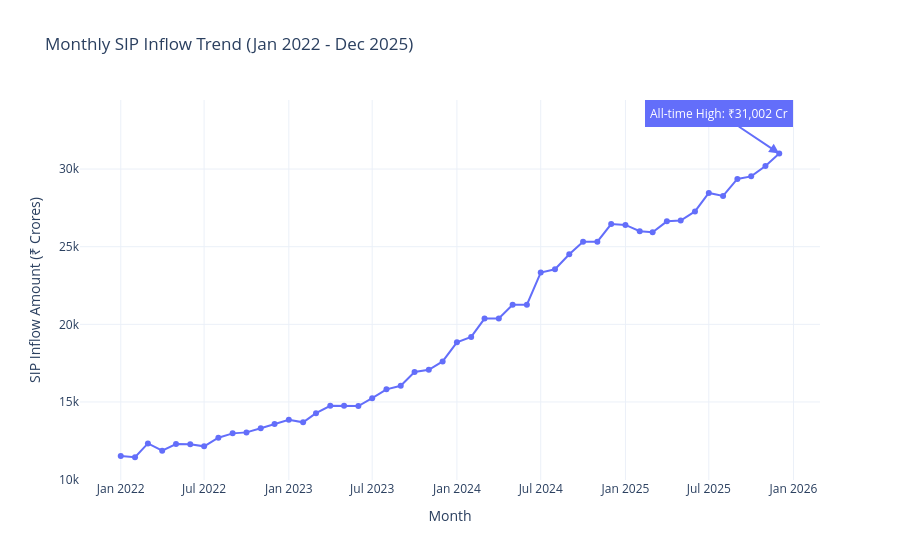

The notebook cell this image was saved under:
### Code cell
import pandas as pd
import plotly.express as px

# 1. Load the SIP inflows dataset
df_sip = pd.read_csv('../data/raw/04_monthly_sip_inflows.csv')

# 2. Convert the 'month' column to datetime and filter for Jan 2022 - Dec 2025
df_sip['month'] = pd.to_datetime(df_sip['month'])
mask = (df_sip['month'] >= '2022-01-01') & (df_sip['month'] <= '2025-12-31')
df_sip_filtered = df_sip.loc[mask]

# 3. Create the time-series line chart
fig = px.line(
    df_sip_filtered, 
    x='month', 
    y='sip_inflow_crore', 
    title='Monthly SIP Inflow Trend (Jan 2022 - Dec 2025)',
    labels={'sip_inflow_crore': 'SIP Inflow Amount (₹ Crores)', 'month': 'Month'},
    markers=True
)

# 4. Annotate the ₹31,002 Cr all-time high in Dec 2025
fig.add_annotation(
    x='2025-12-01',  # Note: If your CSV uses end-of-month dates, change this to '2025-12-31'
    y=31002,         
    text="All-time High: ₹31,002 Cr",
    showarrow=True,
    arrowhead=2,
    arrowsize=1,
    arrowwidth=2,
    arrowcolor="#636EFA",
    ax=-60,
    ay=-40,
    font=dict(size=12, color="white"),
    bgcolor="#636EFA",
    bordercolor="#636EFA",
    borderpad=4
)

# 5. Clean up the layout
fig.update_layout(
    template="plotly_white",
    hovermode="x unified"
)

# Show the plot
fig.show()

### Figure 1 — Plotly figure (JSON) as saved in the notebook; plotly's stock layout.template omitted (floating-point values rounded to 4 significant figures)
{"data": [{"hovertemplate": "Month=%{x}<br>SIP Inflow Amount (₹ Crores)=%{y}<extra></extra>", "legendgroup": "", "line": {"color": "#636efa", "dash": "solid"}, "marker": {"symbol": "circle"}, "mode": "lines+markers", "name": "", "orientation": "v", "showlegend": false, "type": "scatter", "x": ["2022-01-01T00:00:00", "2022-02-01T00:00:00", "2022-03-01T00:00:00", "2022-04-01T00:00:00", "2022-05-01T00:00:00", "2022-06-01T00:00:00", "2022-07-01T00:00:00", "2022-08-01T00:00:00", "2022-09-01T00:00:00", "2022-10-01T00:00:00", "2022-11-01T00:00:00", "2022-12-01T00:00:00", "2023-01-01T00:00:00", "2023-02-01T00:00:00", "2023-03-01T00:00:00", "2023-04-01T00:00:00", "2023-05-01T00:00:00", "2023-06-01T00:00:00", "2023-07-01T00:00:00", "2023-08-01T00:00:00", "2023-09-01T00:00:00", "2023-10-01T00:00:00", "2023-11-01T00:00:00", "2023-12-01T00:00:00", "2024-01-01T00:00:00", "2024-02-01T00:00:00", "2024-03-01T00:00:00", "2024-04-01T00:00:00", "2024-05-01T00:00:00", "2024-06-01T00:00:00", "2024-07-01T00:00:00", "2024-08-01T00:00:00", "2024-09-01T00:00:00", "2024-10-01T00:00:00", "2024-11-01T00:00:00", "2024-12-01T00:00:00", "2025-01-01T00:00:00", "2025-02-01T00:00:00", "2025-03-01T00:00:00", "2025-04-01T00:00:00", "2025-05-01T00:00:00", "2025-06-01T00:00:00", "2025-07-01T00:00:00", "2025-08-01T00:00:00", "2025-09-01T00:00:00", "2025-10-01T00:00:00", "2025-11-01T00:00:00", "2025-12-01T00:00:00"], "xaxis": "x", "y": [11517, 11438, 12328, 11863, 12286, 12276, 12140, 12694, 12976, 13040, 13306, 13573, 13856, 13687, 14276, 14749, 14749, 14734, 15245, 15814, 16042, 16928, 17073, 17610, 18838, 19187, 20371, 20371, 21262, 21262, 23332, 23547, 24509, 25323, 25320, 26459, 26400, 25999, 25926, 26632, 26688, 27274, 28464, 28265, 29361, 29529, 30200, 31002], "yaxis": "y"}], "layout": {"annotations": [{"arrowcolor": "#636EFA", "arrowhead": 2, "arrowsize": 1, "arrowwidth": 2, "ax": -60, "ay": -40, "bgcolor": "#636EFA", "bordercolor": "#636EFA", "borderpad": 4, "font": {"color": "white", "size": 12}, "showarrow": true, "text": "All-time High: ₹31,002 Cr", "x": "2025-12-01", "y": 31002}], "hovermode": "x unified", "legend": {"tracegroupgap": 0}, "title": {"text": "Monthly SIP Inflow Trend (Jan 2022 - Dec 2025)"}, "xaxis": {"anchor": "y", "domain": [0, 1], "title": {"text": "Month"}}, "yaxis": {"anchor": "x", "domain": [0, 1], "title": {"text": "SIP Inflow Amount (₹ Crores)"}}}}
